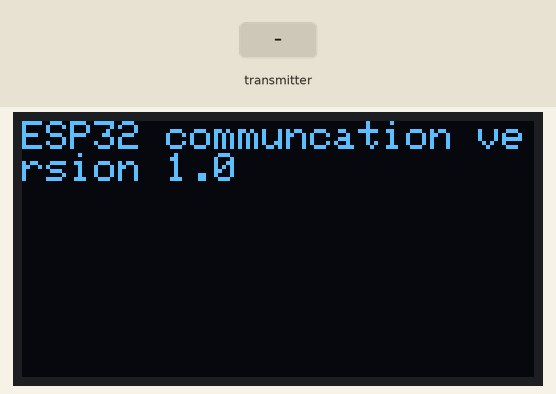
Simulated run of this program. Board: ESP32. On the bench: 128×64 one-colour display. The inputs (shaded band) are chosen by the test bench. Random numbers use the default seed unless the program sets one; what the program prints to the serial monitor is not drawn.

Above: at 0.1 s.
At 2.2 s:
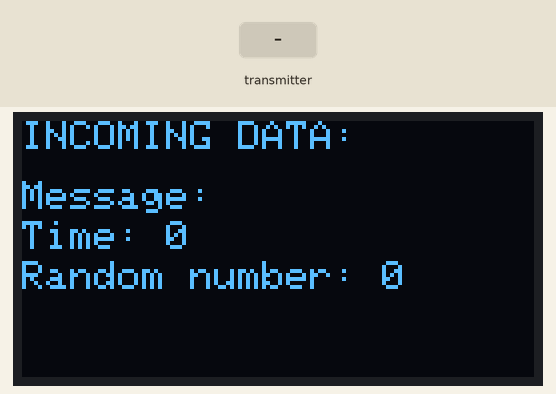
2.3 s: the transmitter starts sending timestamp = 0
Timing chart, 0 to 5.3 s (numbered marks = the images above; inputs shaded):
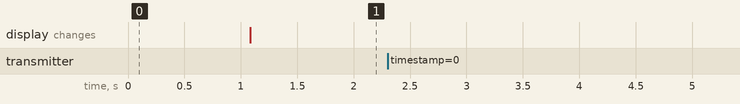

Measured:
- after the input at 2.3 s, every drawn part: stays the same

The program:

main.cpp
```cpp
/*
* Demonstration of basic communication between two ESP32s
* based off of https://randomnerdtutorials.com/esp-now-two-way-communication-esp32/
*/

#include <Arduino.h>
#include <Wire.h>
#include <Adafruit_SSD1306.h>

#include <esp_now.h>
#include <WiFi.h>

#define SCREEN_WIDTH 128 // OLED display width, in pixels
#define SCREEN_HEIGHT 64 // OLED display height, in pixels
#define OLED_RESET 	-1 // This display does not have a reset pin accessible
Adafruit_SSD1306 display_handler(SCREEN_WIDTH, SCREEN_HEIGHT, &Wire, OLED_RESET);

// MAC address of receiving ESP32
uint8_t MAC[] = {0x64, 0xb7, 0x08, 0x9d, 0x66, 0x50}; // scotch 64:b7:08:9d:66:50
//uint8_t MAC[] = {0x64, 0xb7, 0x08, 0x9c, 0x61, 0x44}; // duct 64:b7:08:9c:61:44

// peer info for ESP NOW
// (peer means two-way communication--no master and slave)
// need this
esp_now_peer_info_t peerInfo;

// can send data using a structure
// the code uploaded to each ESP32 must contain the same structure definition
typedef struct message {
  String text_message;
  unsigned long timestamp;
  uint8_t num;
} message;

// creates instances of the data type to store the messages
message incoming;
message outgoing;

// outgoing infomation (I didn't actually use these variables)
String message_out;
uint8_t num_out;
unsigned long time_out;

// incoming information
String message_in;
uint8_t num_in;
unsigned long time_in;

// stores if data was sent successfully
String success;

// function prototypes :(
void dataSent(const uint8_t *mac_addr, esp_now_send_status_t status);
void dataReceived(const uint8_t * mac, const uint8_t *incomingData, int len);
void updateDisplay();

void setup() {
  Serial.begin(115200);

  // starts display and prints version number
  display_handler.begin(SSD1306_SWITCHCAPVCC, 0x3C);
  display_handler.clearDisplay();
  display_handler.setTextSize(1);
  display_handler.setTextColor(SSD1306_WHITE);
  display_handler.setCursor(0,0);
  display_handler.println("ESP32 communcation version 1.0"); // I use these to make sure the code was updated
  display_handler.display();
  Serial.println("ESP32 communcation version 1.0");
  delay(1000);

  // sets device as a wifi station
  WiFi.mode(WIFI_STA);

  // initialize esp-now
  // need this
  if (esp_now_init() != ESP_OK) {
    Serial.println("Error initializing ESP-NOW");
    return;

  // initializing random number generator (for the message content)
    randomSeed(13);
  }

  // Register peer (need this)
  // make sure to use the correct MAC address
  memcpy(peerInfo.peer_addr, MAC, 6);
  peerInfo.channel = 0;
  peerInfo.encrypt = false;

  // add the peer (need this)
  if (esp_now_add_peer(&peerInfo) != ESP_OK){
    Serial.println("Error adding peer");
    return;
  }

  // register for send callback to get the status of the sent packet
  esp_now_register_send_cb(dataSent);

  // register for a callback function when data is received
  esp_now_register_recv_cb(esp_now_recv_cb_t(dataReceived));

}

void loop() {

  // configuring the message to send
  outgoing.text_message = "Duct says hi :)";
  outgoing.num = random(1, 20);
  outgoing.timestamp = millis();

  Serial.println("sending the following message: ");
  Serial.println(outgoing.text_message);
  Serial.println(outgoing.num);
  Serial.println(outgoing.timestamp);

  // sends the message outgoing to the MAC mac address
  // max message size 250 bytes
  esp_err_t result = esp_now_send(MAC, (uint8_t *) &outgoing, sizeof(outgoing));

  // whether or not message is sent successfully
  if (result == ESP_OK) {
    // Serial.print("Message ");
    // Serial.print(outgoing.num);
    Serial.println("message sent :)");
  }
  else {
    Serial.println("error sending message ");
    // Serial.println(outgoing.num);
  }
  updateDisplay();
  delay(10000);

  };

// function to handle what happens when data is sent
void dataSent(const uint8_t *mac_addr, esp_now_send_status_t status) {
  // prints the delivery statys
  Serial.print("\r\nLast Packet Send Status:\t");
  Serial.println(status == ESP_NOW_SEND_SUCCESS ? "Delivery Success" : "Delivery Fail");
  if (status ==0){
    success = "delivered :)"; // other ESP recieved the message
  }
  else{
    success = "not delivered :("; // other ESP did not recieve the message
  }
}

// function to handle when data is received
void dataReceived(const uint8_t * mac, const uint8_t *incomingData, int len) {
  // copies the data received (in incomingData) and copies it to the message type
  memcpy(&incoming, incomingData, sizeof(incoming));
  Serial.print("Bytes received: ");
  Serial.println(len);
  message_in = incoming.text_message;
  time_in = incoming.timestamp;
  num_in = incoming.num;
}

// displays information on the OLED display and the serial monitor
void updateDisplay() {
  // OLED display
  display_handler.clearDisplay();
  display_handler.setTextSize(1);
  display_handler.setTextColor(SSD1306_WHITE);

  display_handler.setCursor(0,0);
  display_handler.println("INCOMING DATA: ");

  display_handler.setCursor(0, 15);
  display_handler.print("Message: ");
  display_handler.print(message_in);

  display_handler.setCursor(0, 35);
  display_handler.print("Random number: ");
  display_handler.print(num_in);

  display_handler.setCursor(0, 25);
  display_handler.print("Time: ");
  display_handler.print(time_in);

  display_handler.display();


  // serial
  Serial.println("INCOMING DATA");
  Serial.print("Message: ");
  Serial.println(message_in);
  Serial.print("Random number: ");
  Serial.println(num_in);
  Serial.print("Time: ");
  Serial.println(time_in);
}
```
